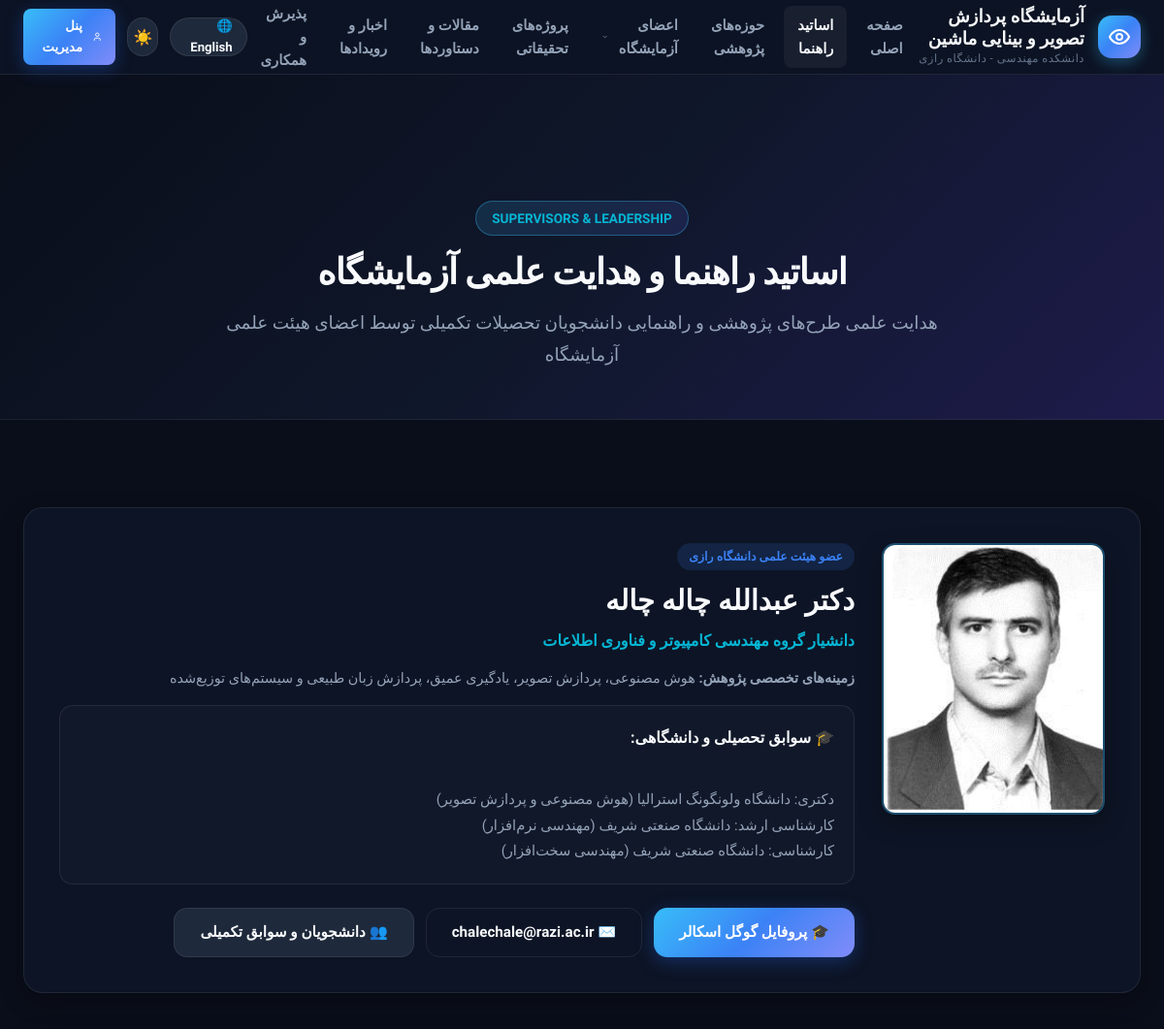
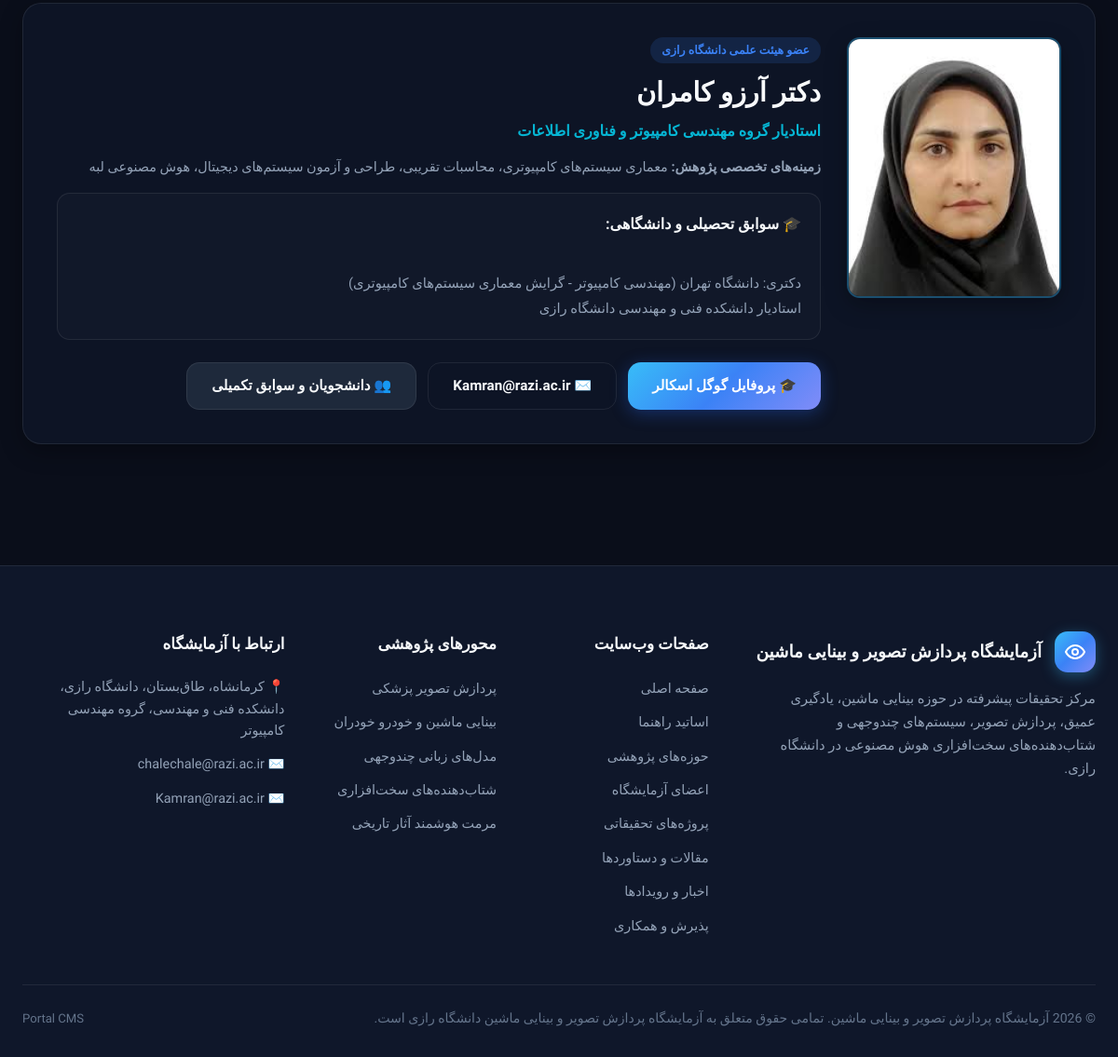
Screenshot of /research_portal/faculty.php with the database file from the repository (2 pictures, top to bottom).
### tables this page shows
CREATE TABLE IF NOT EXISTS `professor` (
  `id` int(11) NOT NULL AUTO_INCREMENT,
  `name` varchar(255) NOT NULL DEFAULT '',
  `name_fa` varchar(255) NOT NULL DEFAULT '',
  `position` varchar(255) NOT NULL DEFAULT '',
  `position_fa` varchar(255) NOT NULL DEFAULT '',
  `field` varchar(255) NOT NULL DEFAULT '',
  `field_fa` varchar(255) NOT NULL DEFAULT '',
  `email` varchar(255) NOT NULL DEFAULT '',
  `scholar_link` varchar(500) NOT NULL DEFAULT '',
  `linkedin` varchar(500) NOT NULL DEFAULT '',
  `bio` text DEFAULT NULL,
  `bio_fa` text DEFAULT NULL,
  `image` varchar(255) DEFAULT NULL,
  PRIMARY KEY (`id`)
);

### research_portal/faculty.php (the view, shortened to what this page needs)
<?php
require_once __DIR__ . "/includes/db.php";
require_once __DIR__ . "/header.php";
$professors = [];
if ($conn && !$conn->connect_error) {
    $p_res = $conn->query("SELECT * FROM professor ORDER BY id ASC");
    if ($p_res) {
        while ($row = $p_res->fetch_assoc()) {
            $professors[] = $row;
        }
    }
}
?>
<div class="page-header" style="padding: 130px 0 50px 0; background: var(--gradient-hero); text-align: center; border-bottom: 1px solid var(--border-color);">
    <div class="container">
        <span class="section-badge">Supervisors & Leadership</span>
        <h1 class="hero-title" style="font-size: 2.3rem; margin-bottom: 12px;">
            <?= $is_rtl ? 'اساتید راهنما و هدایت علمی آزمایشگاه' : 'Faculty Leadership & Supervisors' ?>
        </h1>
        <p class="hero-desc" style="max-width: 750px; margin: 0 auto;">
            <?= $is_rtl ? 'هدایت علمی طرح‌های پژوهشی و راهنمایی دانشجویان تحصیلات تکمیلی توسط اعضای هیئت علمی آزمایشگاه' : 'Guiding advanced graduate research and directing doctoral and master theses at Razi University.' ?>
        </p>
    </div>
</div>
<section class="section">
    <div class="container">
        <?php if (!empty($professors)): ?>
            <?php foreach ($professors as $p):
                $name = $is_rtl && !empty($p['name_fa']) ? $p['name_fa'] : $p['name'];
                $pos  = $is_rtl && !empty($p['position_fa']) ? $p['position_fa'] : $p['position'];
                $field = $is_rtl && !empty($p['field_fa']) ? $p['field_fa'] : $p['field'];
                $bio = $is_rtl && !empty($p['bio_fa']) ? $p['bio_fa'] : $p['bio'];
                $img = !empty($p['image']) ? $p['image'] : 'default.png';
            ?>
            <div class="glass-card" style="margin-bottom: 40px; padding: 36px;">
                <div class="prof-featured-card" style="border: none; background: transparent; padding: 0;">
                    <div class="prof-img-wrap" style="width: 230px; height: 280px;">
                        <img src="uploads/<?= htmlspecialchars($img) ?>" alt="<?= htmlspecialchars($name) ?>">
                    </div>
                    <div class="prof-info">
                        <span class="prof-badge"><?= $is_rtl ? 'عضو هیئت علمی دانشگاه رازی' : 'Faculty Member' ?></span>
                        <h2 class="prof-name" style="font-size: 1.8rem; margin-bottom: 4px;"><?= htmlspecialchars($name) ?></h2>
                        <p class="prof-title" style="font-size: 1rem; color: var(--accent-cyan);"><?= htmlspecialchars($pos) ?></p>
                        <p class="prof-field" style="margin: 14px 0;">
                            <strong><?= $is_rtl ? 'زمینه‌های تخصصی پژوهش: ' : 'Research Focus: ' ?></strong>
                            <span><?= htmlspecialchars($field) ?></span>
                        </p>
                        <?php if (!empty($bio)): ?>
                        <div style="background: rgba(255, 255, 255, 0.02); border: 1px solid var(--border-color); border-radius: var(--radius-md); padding: 20px; margin-top: 16px;">
                            <strong style="color: var(--text-primary); display: block; margin-bottom: 10px;"><?= $is_rtl ? '🎓 سوابق تحصیلی و دانشگاهی:' : '🎓 Educational Background:' ?></strong>
                            <div style="color: var(--text-secondary); font-size: 0.92rem; line-height: 1.8; white-space: pre-line;">
                                <?= htmlspecialchars($bio) ?>
                            </div>
                        </div>
                        <?php endif; ?>
                        <div class="prof-links" style="margin-top: 24px;">
                            <?php if (!empty($p['scholar_link'])): ?>
                            <a href="<?= htmlspecialchars($p['scholar_link']) ?>" target="_blank" class="btn btn-primary">
                                🎓 <?= $is_rtl ? 'پروفایل گوگل اسکالر' : 'Google Scholar Profile' ?>
                            </a>
                            <?php endif; ?>
                            <?php if (!empty($p['email'])): ?>
                            <a href="mailto:<?= htmlspecialchars($p['email']) ?>" class="btn btn-outline">
                                ✉️ <?= htmlspecialchars($p['email']) ?>
                            </a>
                            <?php endif; ?>
                            <a href="professor_details.php?id=<?= $p['id'] ?>" class="btn btn-secondary">
                                👥 <?= $is_rtl ? 'دانشجویان و سوابق تکمیلی' : 'Supervised Students & Details' ?>
                            </a>
                        </div>
                    </div>
                </div>
            </div>
            <?php endforeach; ?>
        <?php endif; ?>
    </div>
</section>
<?php require_once __DIR__ . "/footer.php"; ?>

### rows the page displays
professor: image (picture), name_fa "دکتر عبدالله چاله چاله", position_fa "دانشیار گروه مهندسی کامپیوتر و فناوری اطلاعات", field_fa "هوش مصنوعی، پردازش تصویر، یادگیری عمیق، پردازش زبان طبیعی و سیستم‌های توزیع‌شده", bio_fa "دکتری: دانشگاه ولونگونگ استرالیا (هوش مصنوعی و پردازش تصویر) کارشناسی ارشد: دانشگاه صنعتی شریف (مهندسی نرم‌افزار) کارشناسی: دانشگاه صنعتی شریف (مهندسی سخت‌افزار)", email "chalechale@razi.ac.ir"
professor: image (picture), name_fa "دکتر آرزو کامران", position_fa "استادیار گروه مهندسی کامپیوتر و فناوری اطلاعات", field_fa "معماری سیستم‌های کامپیوتری، محاسبات تقریبی، طراحی و آزمون سیستم‌های دیجیتال، هوش مصنوعی لبه", bio_fa "دکتری: دانشگاه تهران (مهندسی کامپیوتر - گرایش معماری سیستم‌های کامپیوتری) استادیار دانشکده فنی و مهندسی دانشگاه رازی", email "Kamran@razi.ac.ir"

### other values shown
$tr['lab_name'] "آزمایشگاه پردازش تصویر و بینایی ماشین"
$tr['lab_sub'] "دانشکده مهندسی - دانشگاه رازی"
$tr['home'] "صفحه اصلی"
$tr['faculty'] "اساتید راهنما"
$tr['research'] "حوزه‌های پژوهشی"
$tr['team'] "اعضای آزمایشگاه"
$tr['projects'] "پروژه‌های تحقیقاتی"
$tr['publications'] "مقالات و دستاوردها"
$tr['news'] "اخبار و رویدادها"
$tr['contact'] "پذیرش و همکاری"
$tr['toggle_lang'] "English"
$tr['admin'] "پنل مدیریت"
$tr['rights'] "تمامی حقوق متعلق به آزمایشگاه پردازش تصویر و بینایی ماشین دانشگاه رازی است."
